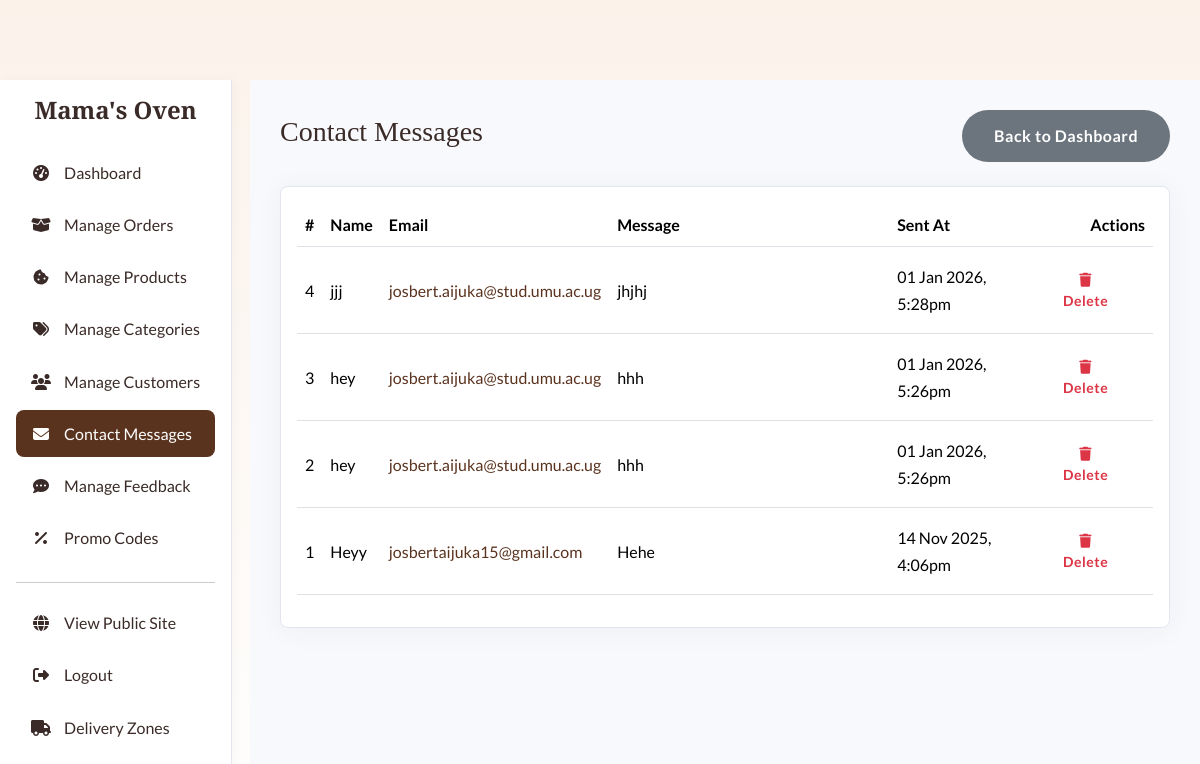
Page /admin/contact_messages.php (signed in) on the earlier database version.
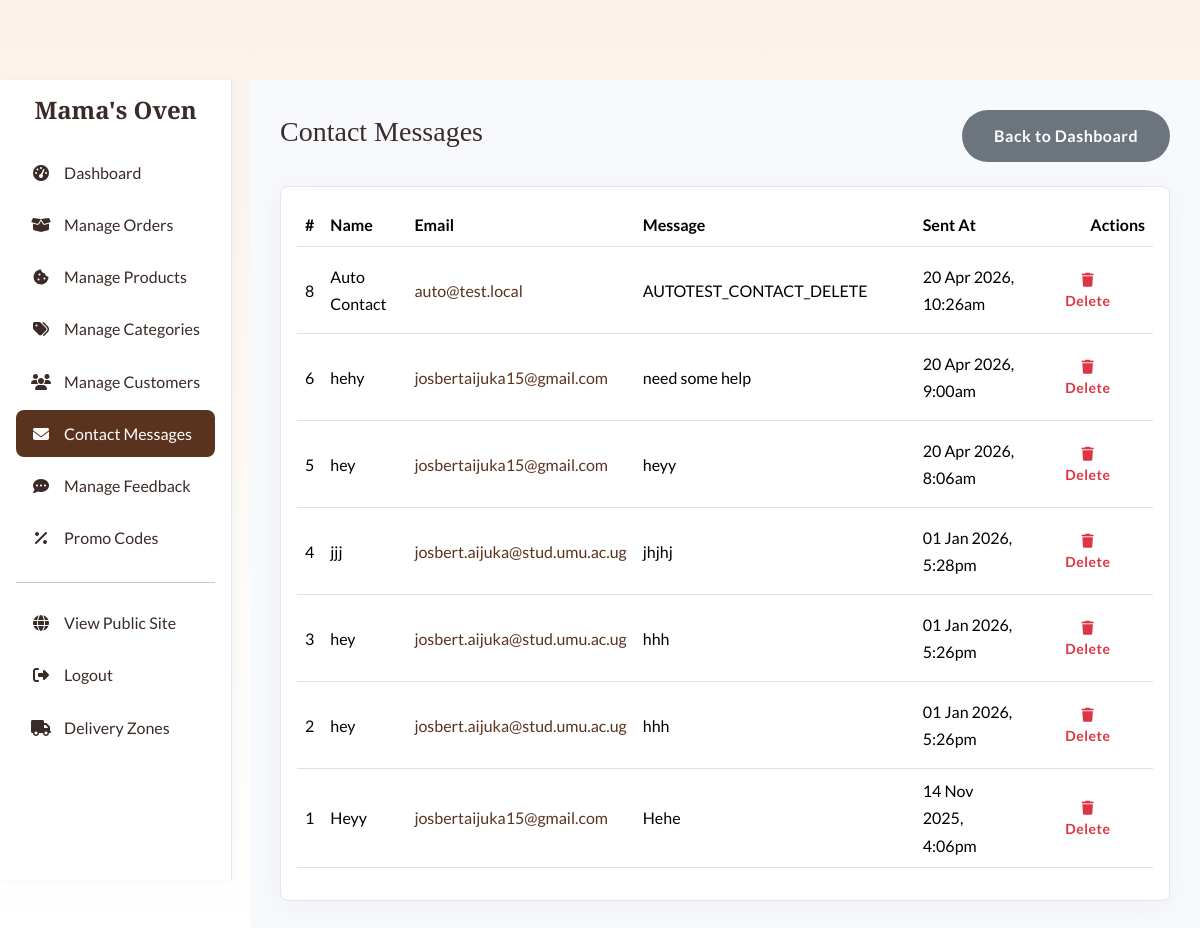
Same page on the later database version.
### tables this page shows
CREATE TABLE `contact_messages` (
  `id` int(11) NOT NULL AUTO_INCREMENT,
  `name` varchar(100) NOT NULL,
  `email` varchar(100) NOT NULL,
  `message` text NOT NULL,
  `created_at` timestamp NULL DEFAULT current_timestamp(),
  PRIMARY KEY (`id`)
);

### admin/contact_messages.php (the view, shortened to what this page needs)
<?php
require_once __DIR__ . '/includes/header.php';
try {
    $messages_stmt = $pdo->query("\n        SELECT id, name, email, message, created_at\n        FROM contact_messages\n        ORDER BY created_at DESC\n    ");
    $messages = $messages_stmt->fetchAll();
} catch (PDOException $e) {
    $messages = [];
    $error_message = 'Failed to fetch contact messages: ' . $e->getMessage();
}
?>
<div class="d-flex justify-content-between align-items-center mb-4">
    <h1 class="h3">Contact Messages</h1>
    <a href="dashboard.php" class="btn btn-secondary">Back to Dashboard</a>
</div>
<div class="card shadow">
    <div class="card-body">
        <div class="table-responsive">
            <table class="table table-hover align-middle">
                <thead>
                    <tr>
                        <th>#</th>
                        <th>Name</th>
                        <th>Email</th>
                        <th>Message</th>
                        <th>Sent At</th>
                        <th class="text-end">Actions</th>
                    </tr>
                </thead>
                <tbody>
                    <?php if (empty($messages)): ?>
                        <tr>
                            <td colspan="6" class="text-center">No contact messages found.</td>
                        </tr>
                    <?php else: ?>
                        <?php foreach ($messages as $msg): ?>
                            <tr>
                                <td><?php echo (int)$msg['id']; ?></td>
                                <td><?php echo htmlspecialchars($msg['name']); ?></td>
                                <td>
                                    <a href="mailto:<?php echo htmlspecialchars($msg['email']); ?>">
                                        <?php echo htmlspecialchars($msg['email']); ?>
                                    </a>
                                </td>
                                <td style="min-width: 280px; white-space: pre-wrap;"><?php echo htmlspecialchars($msg['message']); ?></td>
                                <td><?php echo date('d M Y, g:ia', strtotime($msg['created_at'])); ?></td>
                                <td class="text-end">
                                    <form method="POST" class="d-inline" onsubmit="return confirm('Delete this contact message?');">
                                        <button type="submit" class="btn btn-sm btn-outline-danger">
                                            <i class="fas fa-trash"></i> Delete
                                        </button>
                                    </form>
                                </td>
                            </tr>
                        <?php endforeach; ?>
                    <?php endif; ?>
                </tbody>
            </table>
        </div>
    </div>
</div>
<?php require_once __DIR__ . '/includes/footer.php'; ?>

### admin/includes/header.php (shortened to what this page needs)
<?php
function is_active($page_name) {
    return basename($_SERVER['PHP_SELF']) == $page_name ? 'active' : '';
}
?>
<!DOCTYPE html>
<html lang="en">
<head>
    <link href="https://cdn.jsdelivr.net/npm/bootstrap@5.3.2/dist/css/bootstrap.min.css" rel="stylesheet">
    <link rel="stylesheet" href="https://cdnjs.cloudflare.com/ajax/libs/font-awesome/6.4.2/css/all.min.css">
    <link rel="stylesheet" href="<?php echo BASE_URL . '/assets/css/style.css'; ?>">
</head>
<body class="admin-body">
<div class="d-flex">
    <div class="admin-sidebar vh-100 p-3">
        <h4 class="text-center mb-4 fw-bold"><?php echo SITE_NAME; ?></h4>
        <ul class="nav flex-column">
            <li class="nav-item">
                <a class="nav-link <?php echo is_active('dashboard.php'); ?>" href="dashboard.php">
                    <i class="fas fa-tachometer-alt fa-fw"></i> Dashboard
                </a>
            </li>
            <li class="nav-item">
                <a class="nav-link <?php echo is_active('orders.php'); ?>" href="orders.php">
                    <i class="fas fa-box-open fa-fw"></i> Manage Orders
                </a>
            </li>
            <li class="nav-item">
                <a class="nav-link <?php echo is_active('products.php') || is_active('add_product.php') || is_active('edit_product.php'); ?>" href="products.php">
                    <i class="fas fa-cookie-bite fa-fw"></i> Manage Products
                </a>
            </li>
            <li class="nav-item">
                <a class="nav-link <?php echo is_active('categories.php'); ?>" href="categories.php">
                    <i class="fas fa-tags fa-fw"></i> Manage Categories
                </a>
            </li>
            <li class="nav-item">
                <a class="nav-link <?php echo is_active('customers.php'); ?>" href="customers.php">
                    <i class="fas fa-users fa-fw"></i> Manage Customers
                </a>
            </li>
            <li class="nav-item">
                <a class="nav-link <?php echo is_active('contact_messages.php'); ?>" href="contact_messages.php">
                    <i class="fas fa-envelope fa-fw"></i> Contact Messages
                </a>
            </li>
            <li class="nav-item">
                <a class="nav-link <?php echo is_active('testimonials.php'); ?>" href="testimonials.php">
                    <i class="fas fa-comment-dots fa-fw"></i> Manage Feedback
                </a>
            </li>
            <li class="nav-item">
                <a class="nav-link <?php echo is_active('promo_codes.php'); ?>" href="promo_codes.php">
                    <i class="fas fa-percent fa-fw"></i> Promo Codes
                </a>
            </li>
            <li class="nav-item mt-auto">
                <hr>
                <a class="nav-link" href="../index.php" target="_blank">
                    <i class="fas fa-globe fa-fw"></i> View Public Site
                </a>
                <a class="nav-link" href="<?php echo BASE_URL . '/auth/logout.php'; ?>">
                    <i class="fas fa-sign-out-alt fa-fw"></i> Logout
                </a>
            </li>
            <li class="nav-item">
                <a class="nav-link <?php echo strpos($_SERVER['PHP_SELF'], 'delivery_locations.php') !== false ? 'active' : ''; ?>" href="<?php echo BASE_URL; ?>/admin/delivery_locations.php">
                    <i class="fas fa-truck fa-fw"></i> Delivery Zones
                </a>
            </li>
        </ul>
    </div>
    <main class="admin-main-content flex-grow-1">

### admin/includes/footer.php (shortened to what this page needs)
    </main>
</div>
</body>
</html>

### assets/css/style.css (style rules this page uses)
:root { --font-heading: 'Playfair Display', serif; --font-body: 'Lato', sans-serif; --color-primary: #5A331F; --color-secondary: #F5D1B1; --color-background: #FBF2EA; --color-text: #3A2B28; --color-text-light: #867670; --color-accent: #F39C6A; --color-white: #FFFFFF; --color-border: #EAD6C4; --color-success: #5D9C59; --color-danger: #DF2E38; }
body { font-family: var(--font-body); color: var(--color-text); background-color: var(--color-background); padding-top: 80px; line-height: 1.7; }
h1, h2, h3, h4, h5, h6 { font-family: var(--font-heading); font-weight: 700; color: var(--color-text); }
a { color: var(--color-primary); text-decoration: none; transition: color 0.3s ease; }
.btn { font-weight: 700; padding: 12px 30px; border-radius: 50px; border: 2px solid transparent; transition: all 0.3s ease; letter-spacing: 0.5px; }
.card.shadow { border: none; border-radius: 15px; box-shadow: 0 10px 40px rgba(0,0,0,0.08) !important; }
.admin-sidebar { background-color: var(--color-white); padding: 20px; height: 100vh; position: fixed; box-shadow: 5px 0 15px rgba(0,0,0,0.05); }
.admin-sidebar .nav-link { color: var(--color-text); padding: 10px 15px; border-radius: 8px; margin-bottom: 5px; }
.admin-sidebar .nav-link:hover, .admin-sidebar .nav-link.active { background-color: var(--color-primary); color: var(--color-white); }
.admin-sidebar .nav-link .fa-fw { margin-right: 10px; }
.admin-main-content { margin-left: 250px; padding: 30px; background-color: #F9FAFB; min-height: 100vh; }
body { background: linear-gradient(to bottom, #FBF2EA 0%, #FFFFFF 100%); min-height: 100vh; }
.admin-sidebar { background-color: #ffffff; border-right: 1px solid #e3e6f0; box-shadow: 2px 0 10px rgba(0,0,0,0.03); }
.admin-main-content { background-color: #f8f9fc !important; }
.admin-main-content .card { border: 1px solid #e3e6f0; border-radius: 0.5rem; box-shadow: 0 0.15rem 1.75rem 0 rgba(58, 59, 69, 0.05) !important; }

Differences in the rows shown:
added contact_messages: id "8", name "Auto Contact", email "auto@test.local", message "AUTOTEST_CONTACT_DELETE", created_at "20 Apr 2026, 10:26am"
added contact_messages: id "6", name "hehy", email "josbertaijuka15@gmail.com", message "need some help", created_at "20 Apr 2026, 9:00am"
added contact_messages: id "5", name "hey", email "josbertaijuka15@gmail.com", message "heyy", created_at "20 Apr 2026, 8:06am"
